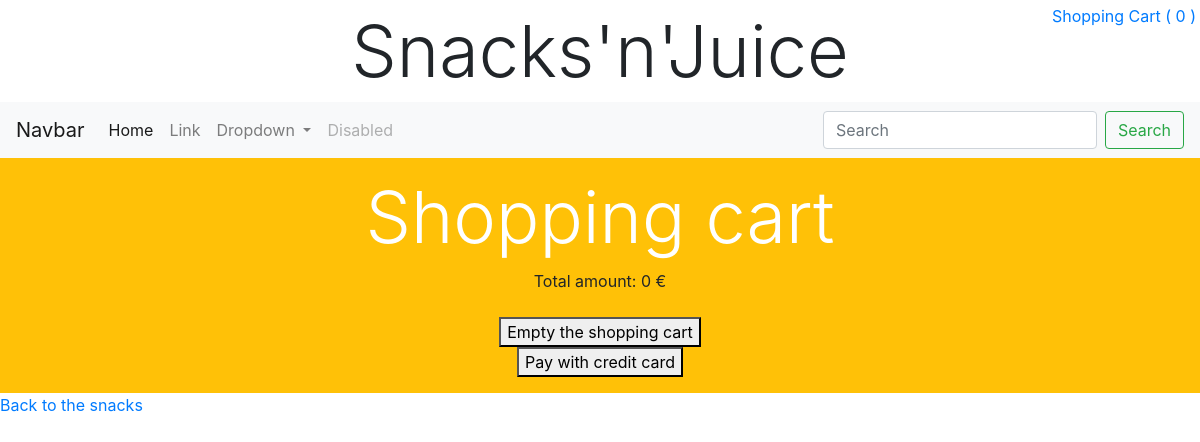
Before: /shoppingcart/show/ (signed in) with the older database file.
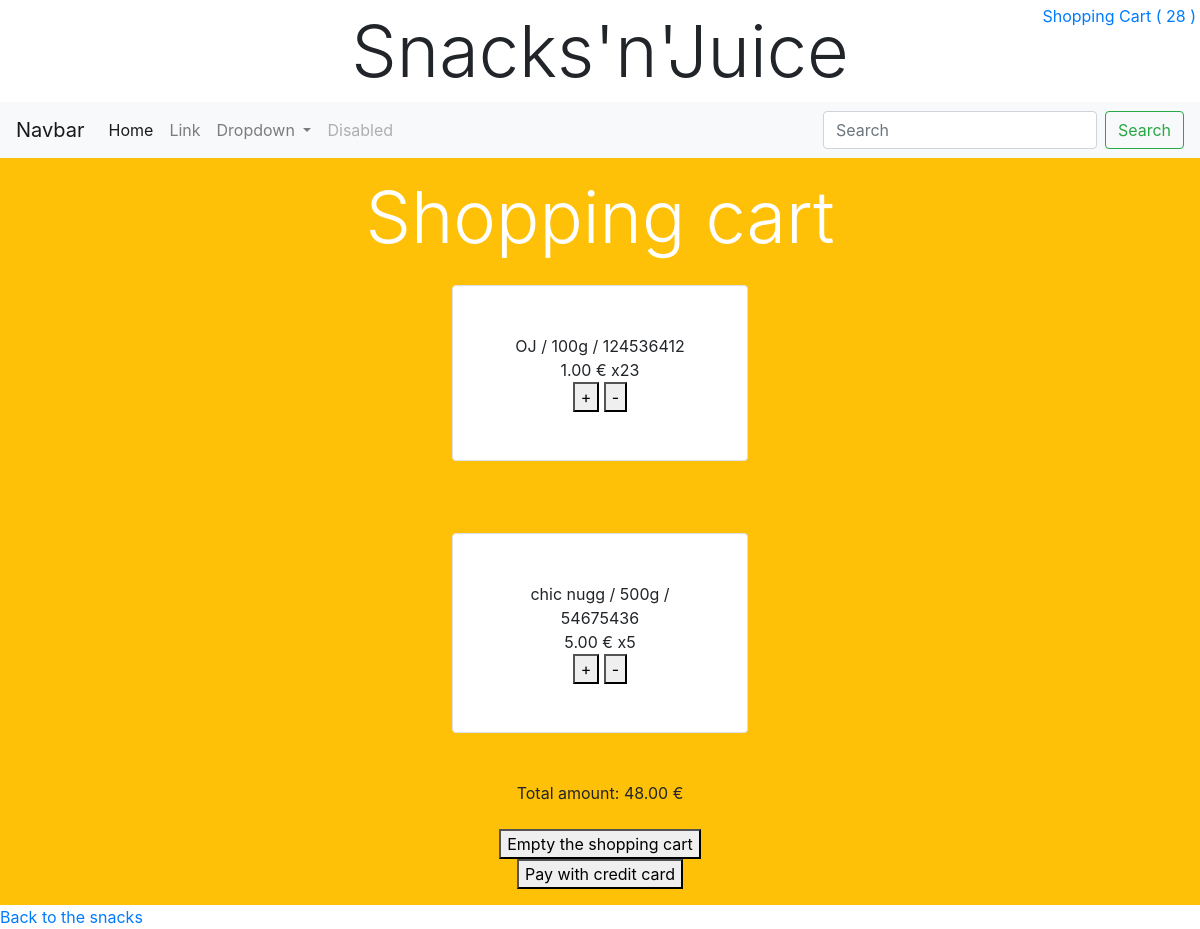
After: the same page with the newer database file.
### Useradmin/models.py (models this page shows, shortened)
class MyUser(AbstractUser):
    USER_TYPES = [
        ('SU', 'superuser'),
        ('CS', 'customer service'),
        ('CU', 'customer'),
    ]
    date_of_birth = models.DateField(default=get_date_20_years_ago())  # Default is 20 years old
    profile_picture = models.ImageField(upload_to='profile_pictures/', blank=True, null=True)
    some_file = models.FileField(upload_to='uploaded_files/', blank=True, null=True)
    type = models.CharField(max_length=2,
                            choices=USER_TYPES,
                            default='CU')
    def count_shopping_cart_items(self):
        count = 0
        if self.is_authenticated:
            shopping_carts = ShoppingCart.objects.filter(benutzer=self)
            if shopping_carts:
                shopping_cart = shopping_carts.first()
                count = shopping_cart.get_number_of_items()
        return count

### Shoppingcart/models.py (models this page shows, shortened)
class ShoppingCart(models.Model):
    zeitstempel = models.DateTimeField(default=timezone.now)
    benutzer = models.ForeignKey(settings.AUTH_USER_MODEL,
                                 on_delete=models.CASCADE,
                                 )
    def get_number_of_items(self):
        number_of_items = 0
        shopping_cart_items = ShoppingCartItem.objects.filter(shopping_cart=self)
        for item in shopping_cart_items:
            number_of_items += item.menge
        return number_of_items
    def get_total(self):
        total = Decimal(0.0)
        shopping_cart_items = ShoppingCartItem.objects.filter(shopping_cart=self)
        for item in shopping_cart_items:
            total += item.preis * item.menge
        return total

class ShoppingCartItem(models.Model):
    produkt_id = models.IntegerField()
    produkt_name = models.CharField(max_length=100)
    preis = models.DecimalField(decimal_places=2, max_digits=10)
    menge = models.IntegerField(default=1, validators=[MinValueValidator(1)])
    shopping_cart = models.ForeignKey(ShoppingCart,
                                      on_delete=models.CASCADE,
                                      )

### Shoppingcart/views.py (the view)
# urls.py: path('show/', views.show_shopping_cart, name='shopping-cart-show'),
def show_shopping_cart(request):
    if request.method == 'POST':
        if 'empty' in request.POST:
            ShoppingCart.objects.get(benutzer=request.user).delete()
            context = {'shopping_cart_is_empty': True,
                       'shopping_cart_items': None,
                       'amount': 0.0}
            return render(request, 'shopping-cart.html', context)
        elif 'pay' in request.POST:
            return redirect('shopping-cart-pay')
        elif 'plus' in request.POST:
            produkt_id_as_int = int(request.POST['produkt_id'])
            print(produkt_id_as_int)
            the_snack = ShoppingCartItem.objects.get(id=produkt_id_as_int)
            print(the_snack)
            if the_snack:
                the_snack.add()
                print(+1)
            return redirect('shopping-cart-show')
        elif 'minus' in request.POST:
            produkt_id_as_int = int(request.POST['produkt_id'])
            print(produkt_id_as_int)
            the_snack = ShoppingCartItem.objects.get(id=produkt_id_as_int)
            print(the_snack)
            if the_snack:
                the_snack.remove()
                print(-1)
            return redirect('shopping-cart-show')
    else:
         shopping_cart_is_empty = True
         shopping_cart_items = None
         total = Decimal(0.0)
         benutzer = request.user
         if benutzer.is_authenticated:
             shopping_carts = ShoppingCart.objects.filter(benutzer=benutzer)
             if shopping_carts:
                 shopping_cart = shopping_carts.first()
                 shopping_cart_is_empty = False
                 shopping_cart_items = ShoppingCartItem.objects.filter(shopping_cart=shopping_cart)
                 total = shopping_cart.get_total()
         context = {'shopping_cart_is_empty': shopping_cart_is_empty,
                    'shopping_cart_items': shopping_cart_items,
                    'total': total,
                    }
         return render(request, 'shopping-cart.html', context)

### Shoppingcart/templates/shopping-cart.html (shortened to what this page needs)
{% extends 'home.html' %}
{% load static %}
{% load crispy_forms_tags %}
{% block css %}
    <link rel="stylesheet" type="text/css" href="{% static 'Snacks/snacks_style.css' %}">
{% endblock %}
{% block content %}
    <div class="container-fluid bg-warning p-2">
        <div class="text-center">
            <div class="display-3 my-2 text-white">Shopping cart</div>
                <div class="my-2">
                    {% if shopping_cart_is_empty %}
                        Your shopping cart is empty.<br>
                    {% else %}
                        {% for item in shopping_cart_items %}
                            <div class="border rounded bg-white mx-auto my-4 p-5 w-25">
                                {{ item.produkt_name }}<br>
                                {{ item.preis }} € x{{ item.menge }}<br>
                                <form method="POST">
                                    <button name="plus">+</button>
                                    <button name="minus">-</button>
                                </form>
                            </div>
                            <br>
                        {% endfor %}
                        Total amount: {{ total }} €
                        <br><br>
                        <form method="POST">
                            <button type="submit" name="empty">Empty the shopping cart</button><br>
                            <button type="submit" name="pay">Pay with credit card</button>
                        </form>
                    {% endif %}
                </div>
        </div>
    </div>
    <a href="{% url 'snack-list' %}">Back to the snacks</a>
{% endblock %}

### templates/home.html (shortened to what this page needs)
{% extends "base.html" %}
{% load static %}
{% block header %}
    <div class="mw-100 d-flex justify-content-between">
        <div class="display-3 text-center py-2 mx-auto">Snacks'n'Juice</div>
        <a class="position-fixed" style="right: 0.25em; top: 0.25em;" href="{% url 'shopping-cart-show' %}">
            Shopping Cart (
            {% if user.is_authenticated %}
                {{ request.user.count_shopping_cart_items }}
            {% else %}
                0
            {% endif %}
            )
        </a>
    </div>
    <nav class="navbar navbar-expand-lg navbar-light bg-light">
      <a class="navbar-brand" href="#">Navbar</a>
      <div class="collapse navbar-collapse" id="navbarSupportedContent">
        <ul class="navbar-nav mr-auto">
          <li class="nav-item active">
            <a class="nav-link" href="#">Home <span class="sr-only">(current)</span></a>
          </li>
          <li class="nav-item">
            <a class="nav-link" href="#">Link</a>
          </li>
          <li class="nav-item dropdown">
            <a class="nav-link dropdown-toggle" href="#" id="navbarDropdown" role="button" data-toggle="dropdown" aria-haspopup="true" aria-expanded="false">
              Dropdown
            </a>
          </li>
          <li class="nav-item">
            <a class="nav-link disabled" href="#" tabindex="-1" aria-disabled="true">Disabled</a>
          </li>
        </ul>
        <form class="form-inline my-2 my-lg-0">
          <input class="form-control mr-sm-2" type="search" placeholder="Search" aria-label="Search">
          <button class="btn btn-outline-success my-2 my-sm-0" type="submit">Search</button>
        </form>
      </div>
    </nav>
{% endblock %}

Changed rows visible on the page:
computed for MyUser: user.count_shopping_cart_items "0" → "28"
added ShoppingCartItem: produkt_name "OJ / 100g / 124536412", preis "1.00", menge "23"
added ShoppingCartItem: produkt_name "chic nugg / 500g / 54675436", preis "5.00", menge "5"
Other visible differences:
{{ total }}: "0" → "48.00"
